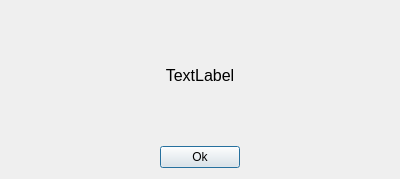
<?xml version="1.0" encoding="UTF-8"?>
<ui version="4.0">
 <class>WarningMessageDialog</class>
 <widget class="QDialog" name="WarningMessageDialog">
  <property name="geometry">
   <rect>
    <x>0</x>
    <y>0</y>
    <width>400</width>
    <height>179</height>
   </rect>
  </property>
  <property name="windowTitle">
   <string>Dialog</string>
  </property>
  <layout class="QVBoxLayout" name="verticalLayout">
   <item>
    <widget class="QLabel" name="labelWarningMessage">
     <property name="font">
      <font>
       <pointsize>12</pointsize>
       <stylestrategy>PreferAntialias</stylestrategy>
      </font>
     </property>
     <property name="text">
      <string>TextLabel</string>
     </property>
     <property name="alignment">
      <set>Qt::AlignCenter</set>
     </property>
    </widget>
   </item>
   <item>
    <layout class="QHBoxLayout" name="horizontalLayout">
     <item>
      <spacer name="horizontalSpacer">
       <property name="orientation">
        <enum>Qt::Horizontal</enum>
       </property>
       <property name="sizeHint" stdset="0">
        <size>
         <width>40</width>
         <height>20</height>
        </size>
       </property>
      </spacer>
     </item>
     <item>
      <widget class="QPushButton" name="pushButtonOk">
       <property name="sizePolicy">
        <sizepolicy hsizetype="Fixed" vsizetype="Fixed">
         <horstretch>0</horstretch>
         <verstretch>0</verstretch>
        </sizepolicy>
       </property>
       <property name="layoutDirection">
        <enum>Qt::LeftToRight</enum>
       </property>
       <property name="text">
        <string>Ok</string>
       </property>
      </widget>
     </item>
     <item>
      <spacer name="horizontalSpacer_2">
       <property name="orientation">
        <enum>Qt::Horizontal</enum>
       </property>
       <property name="sizeHint" stdset="0">
        <size>
         <width>40</width>
         <height>20</height>
        </size>
       </property>
      </spacer>
     </item>
    </layout>
   </item>
  </layout>
 </widget>
 <resources/>
 <connections/>
</ui>
